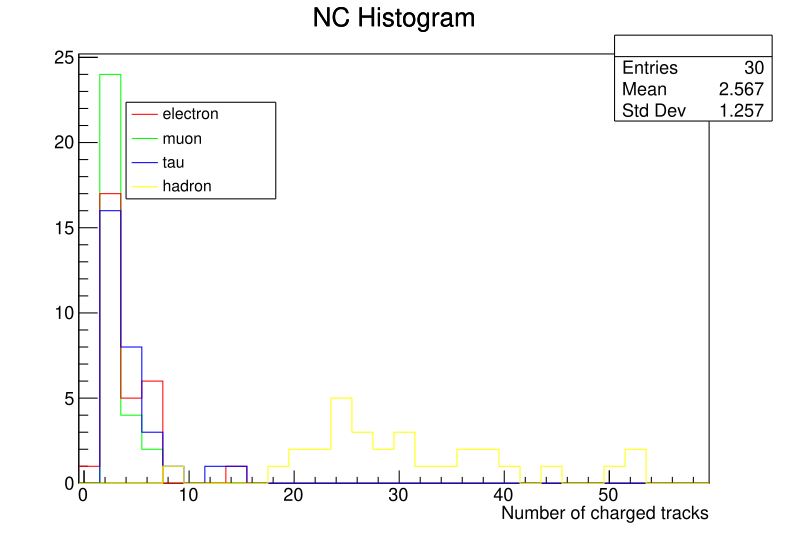

Here is the Python script that generated this plot:
import numpy as np
import scipy.optimize
import scipy.stats
import matplotlib.pyplot as plt
from ROOT import *

canvas = TCanvas()

histo = TH1F("", "NC Histogram", 30, -0.5, 59.5)  # electron
histo2 = TH1F("", "NC Histogram", 30, -0.5, 59.5) # muon
histo3 = TH1F("", "NC Histogram", 30, -0.5, 59.5) # tau
histo4 = TH1F("", "NC Histogram", 30, -0.5, 59.5) # hadron

#hstack = THStack()
#
#hstack.Add("histo")
#hstack.Add("histo2")
#hstack.Add("histo3")
#hstack.Add("histo4")

histo2.GetXaxis().SetTitle("Number of charged tracks")
histo.SetLineColor(2)
histo2.SetLineColor(3)
histo3.SetLineColor(4)
histo4.SetLineColor(5)

with open("NC_muon.txt", "r") as peaks_file2:
    for line in peaks_file2:
        if len(line.strip()) == 0:
            continue
        x_i2 = float(line)
        histo2.Fill(x_i2)

with open("NC_electron.txt", "r") as peaks_file:
    for line in peaks_file:
        if len(line.strip()) == 0:
            continue
        x_i = float(line)
        histo.Fill(x_i)

with open("NC_tau.txt", "r") as peaks_file3:
    for line in peaks_file3:
        if len(line.strip()) == 0:
            continue
        x_i3 = float(line)
        histo3.Fill(x_i3)

with open("NC_hadron.txt", "r") as peaks_file4:
    for line in peaks_file4:
        if len(line.strip()) == 0:
            continue
        x_i4 = float(line)
        histo4.Fill(x_i4)

histo2.Draw()
histo.Draw("same")
histo3.Draw("same")
histo4.Draw("same")

#hstack.Draw()

legend = TLegend(0.16, 0.63, 0.35, 0.81)
legend.AddEntry(histo, "electron", "l")
legend.AddEntry(histo2, "muon", "l")
legend.AddEntry(histo3, "tau", "l")
legend.AddEntry(histo4, "hadron", "l")
#legend.SetTextSize(0.065)
legend.Draw()

canvas.SaveAs("NCharged.pdf")
